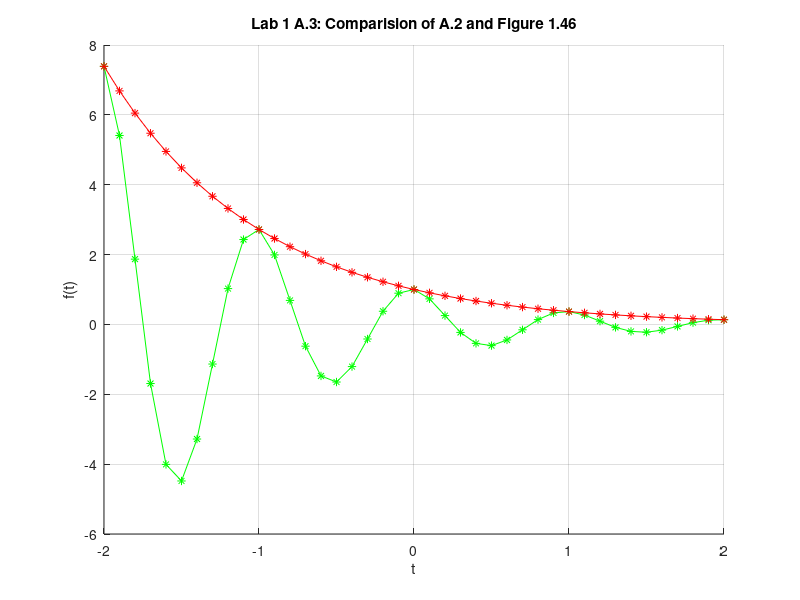

This figure's MATLAB source:
clc;
clf;
clear;

f = @(t) exp(-t).*cos(2*pi*t);
t = (-2:0.1:2); 

g = @(t) exp(-t);

title('Lab 1 A.3: Comparision of A.2 and Figure 1.46')
xlabel('t'); 
ylabel('f(t)'); grid;

%%%
hold on

f(t);
plot(t,f(t), '*-g')
g(t);
plot(t,g(t), '*-r')

hold off
